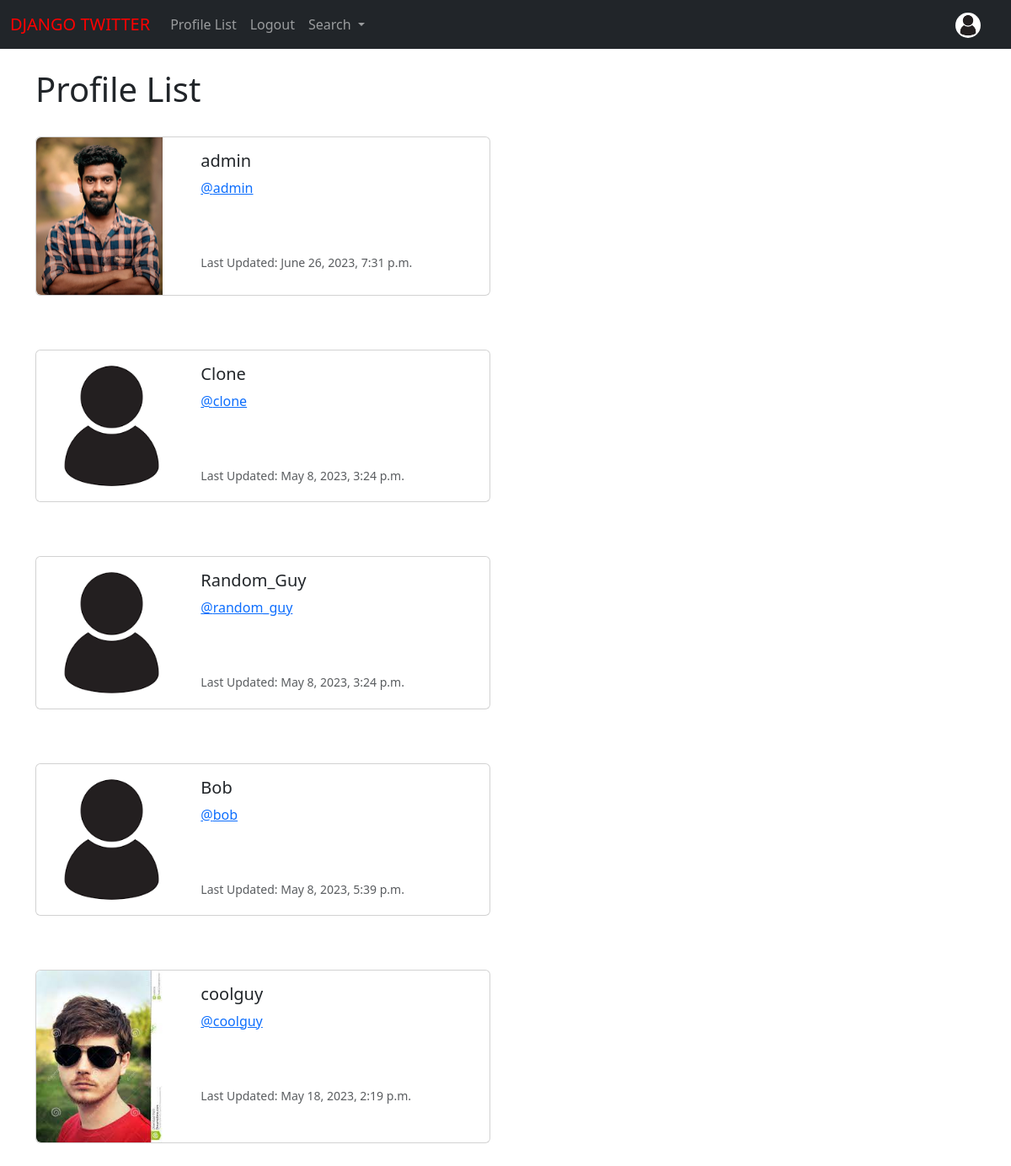
/profile_list/ (signed in), run on an earlier commit of the app's database.
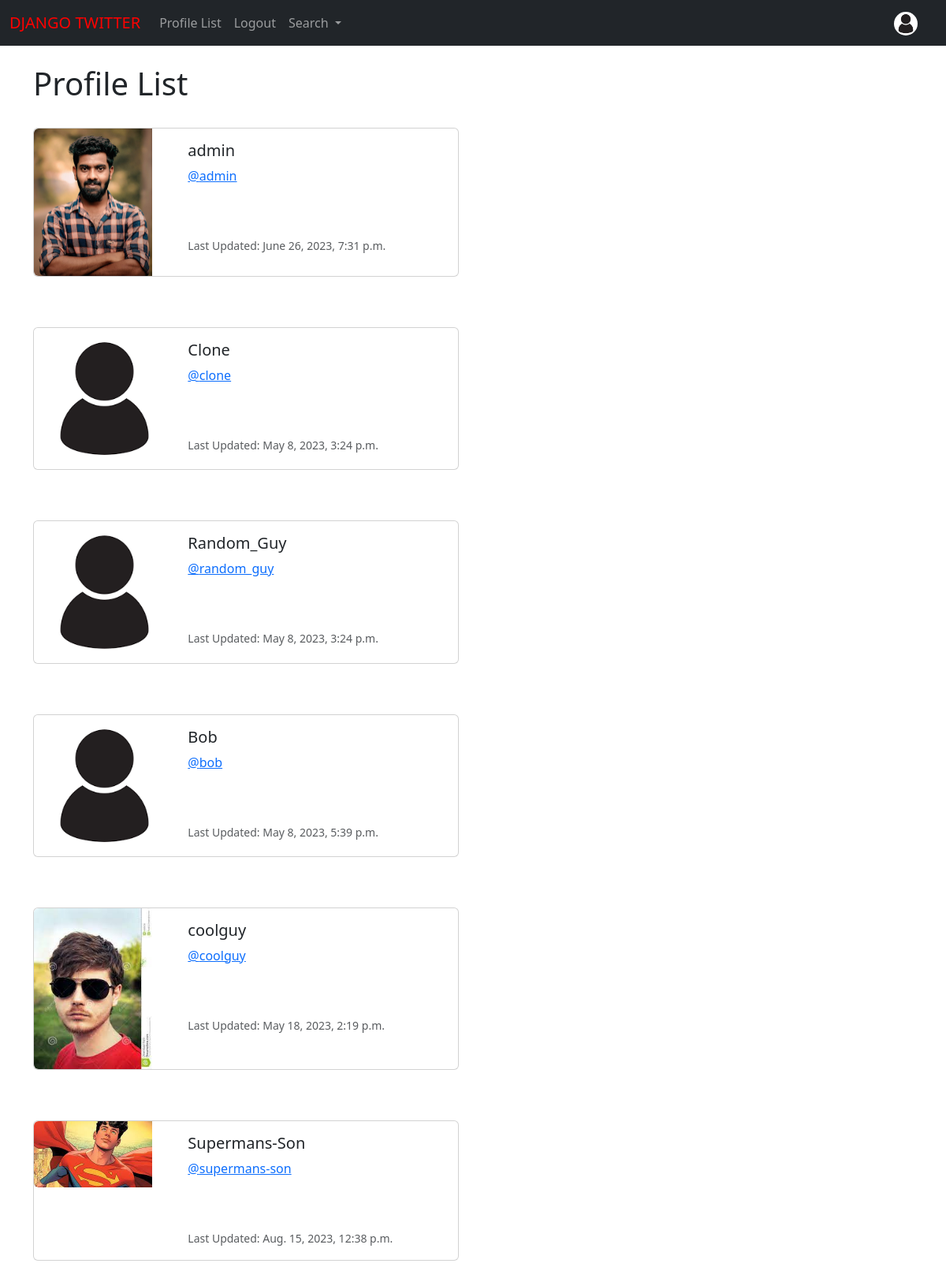
And on a later commit of the database.
### musker/models.py (models this page shows, shortened)
class Profile(models.Model):
	user = models.OneToOneField(User, on_delete=models.CASCADE)
	follows = models.ManyToManyField("self", related_name="followed_by", symmetrical=False, blank = True)
	date_modified = models.DateTimeField(User, auto_now=True)
	profile_image = models.ImageField(null=True, blank=True, upload_to="images/")
	profile_bio = models.CharField(null=True, blank=True, max_length=500)
	homepage_link = models.CharField(null=True, blank=True, max_length=100)
	facebook_link = models.CharField(null=True, blank=True, max_length=100)
	instagram_link = models.CharField(null=True, blank=True, max_length=100)
	linkedin_link = models.CharField(null=True, blank=True, max_length=100)

### musker/views.py (the view)
# urls.py: path('profile_list/', views.profile_list, name='profile_list'),
def profile_list(request):
	if request.user.is_authenticated:
		profiles = Profile.objects.exclude(user=request.user)
		return render(request, 'profile_list.html', {"profiles":profiles})
	else:
		messages.success(request, ("You must be logged in to review this page"))
		return redirect('home')

### musker/templates/profile_list.html
{% extends 'base.html' %}
{% load static %}
{% block content %}
	<h1>Profile List</h1>
<br/>
{% if profiles %}
	{% for profile in profiles %}
<div class="card mb-3" style="max-width: 540px;">
  <div class="row g-0">
    <div class="col-md-4">
      {% if profile.profile_image %}
      <img src="{{ profile.profile_image.url }}" width=150 height=150 class="img-fluid rounded-start" alt="{{profile.user.username}}">
      {% else %}
      <img src="{% static 'images/default_profile_pic.png' %}" class="img-fluid rounded-start" alt="Profile Image">
      {% endif %}
    </div>
    <div class="col-md-8">
      <div class="card-body">
        <h5 class="card-title">{{ profile.user.username }}</h5>
        <p class="card-text"><a href="{% url 'profile' profile.user.id %}">@{{ profile.user.username|lower }}</a></p>
	<br/><br/>
        <p class="card-text"><small class="text-body-secondary">Last Updated: {{ profile.date_modified }}</small></p>
      </div>
    </div>
  </div>
</div>
<br/><br/>
	{% endfor %}
{% endif %}
{% endblock %}

### musker/templates/base.html (shortened to what this page needs)
<!doctype html>
<html lang="en">
  <head>
    <link href="https://cdn.jsdelivr.net/npm/bootstrap@5.3.0-alpha3/dist/css/bootstrap.min.css" rel="stylesheet">
  </head>
  <body>
	{% include 'navbar.html'%}
	<div class="container">
	<br/>
	{% block content %}
	{% endblock %}
	</div>
  </body>
</html>

### musker/templates/navbar.html (shortened to what this page needs)
{% load static %}
<nav class="navbar navbar-expand-lg navbar-dark bg-dark">
  <div class="container-fluid">
    <a style="color:red;" class="navbar-brand" href="{% url 'home' %}">DJANGO TWITTER</a>
    <div class="collapse navbar-collapse" id="navbarSupportedContent">
      <ul class="navbar-nav me-auto mb-2 mb-lg-0">
        <li class="nav-item">
          <a class="nav-link" href="{% url 'profile_list' %}">Profile List</a>
        </li>
	{% if user.is_authenticated %}
        <li class="nav-item">
          <a class="nav-link" href="{% url 'logout' %}">Logout</a>
        </li>
        {% endif %}
        <li class="nav-item dropdown">
          <a class="nav-link dropdown-toggle" href="#" role="button" data-bs-toggle="dropdown" aria-expanded="false">
            Search
          </a>
        </li>
      </ul>
      {% if user.is_authenticated %}
      <ul class="navbar-nav ml-auto">
        <li class="nav-link navbar-brand">
          <a href="{% url 'profile' request.user.id %}">
            {% if user.profile.profile_image %}
              <img src="{{ user.profile.profile_image.url }}" class="rounded-circle" width=30 height="30">
            {% else %}
            <img src="{% static 'images/default_profile_pic.png' %}" class="img-fluid rounded-circle" alt="Profile Image" width=30>
            {% endif %}
          </a>
        </li>
      </ul>
      {% endif%}
    </div>
  </div>
</nav>

What changed in the data, as far as the page shows it:
added Profile: profile_image (picture), user.username "Supermans-Son", user.username "supermans-son", date_modified "Aug. 15, 2023, 12:38 p.m."
